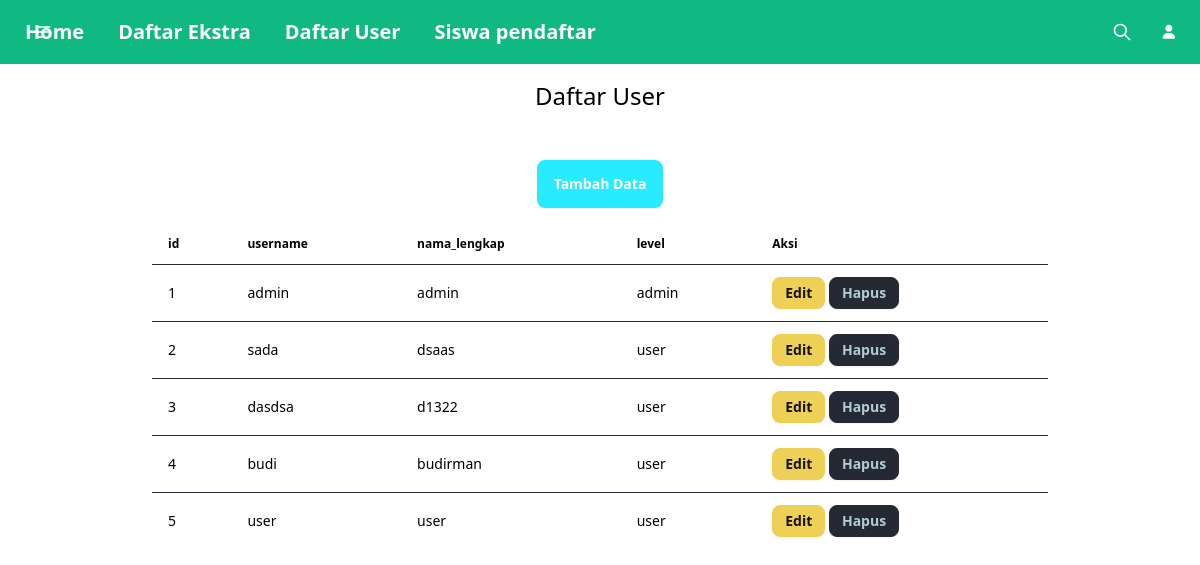
Screenshot of /admin/user.php (signed in) with the database file from the repository.
### tables this page shows
CREATE TABLE `t_user` (
  `id` int(11) NOT NULL,
  `username` varchar(20) NOT NULL,
  `nama_lengkap` varchar(100) NOT NULL,
  `password` varchar(256) NOT NULL,
  `level` enum('user','admin','pengunjung') NOT NULL
);

### admin/user.php (the view, shortened to what this page needs)
<?php
include '../connect.php';
$sql = "SELECT * FROM t_user";
$result = $conn->query($sql);
?>
<?php include '../head.php'; ?>
<?php include 'navbar2.php'; ?>
<h1 class="text-center my-4 text-2xl text-black ">Daftar User</h1>
<div class="container mx-auto mt-8 p-4">
   <div class="text-center mb-4">
         <button class="btn btn-info">
            <a href="user/create.php" class="text-white">Tambah Data</a>
         </button>
   </div>
   <div class="overflow-x-auto">
      <div class="mx-auto w-full max-w-4xl">
         <table class="table w-full text-black">
            <thead class="text-black">
               <tr>
                  <th>id</th>
                  <th>username</th>
                  <th>nama_lengkap</th>
                  <th>level</th>
                  <th>Aksi</th>
               </tr>
            </thead>
            <tbody>
               <?php
                $counter = 1;
               while ($row = $result->fetch_assoc()) : ?>
                  <tr class="">
                     <td><?php echo $counter++; ?></td>
                     <td><?php echo $row['username']; ?></td>
                     <td><?php echo $row['nama_lengkap']; ?></td>
                     <td><?php echo $row['level']; ?></td>
                     <td>
                        <a href="user/update.php?id=<?php echo $row['id']; ?>" class="btn btn-warning btn-sm">Edit</a>
                        <a href="user/delete.php?id=<?php echo $row['id']; ?>" class="btn btn-danger btn-sm" onclick="return confirm('Apakah Anda yakin ingin menghapus?')">Hapus</a>
                     </td>
                  </tr>
               <?php endwhile; ?>
            </tbody>
         </table>
      </div>
   </div>
</div>

### rows the page displays
t_user: username "admin", nama_lengkap "admin", level "admin"
t_user: username "sada", nama_lengkap "dsaas", level "user"
t_user: username "dasdsa", nama_lengkap "d1322", level "user"
t_user: username "budi", nama_lengkap "budirman", level "user"
t_user: username "user", nama_lengkap "user", level "user"
